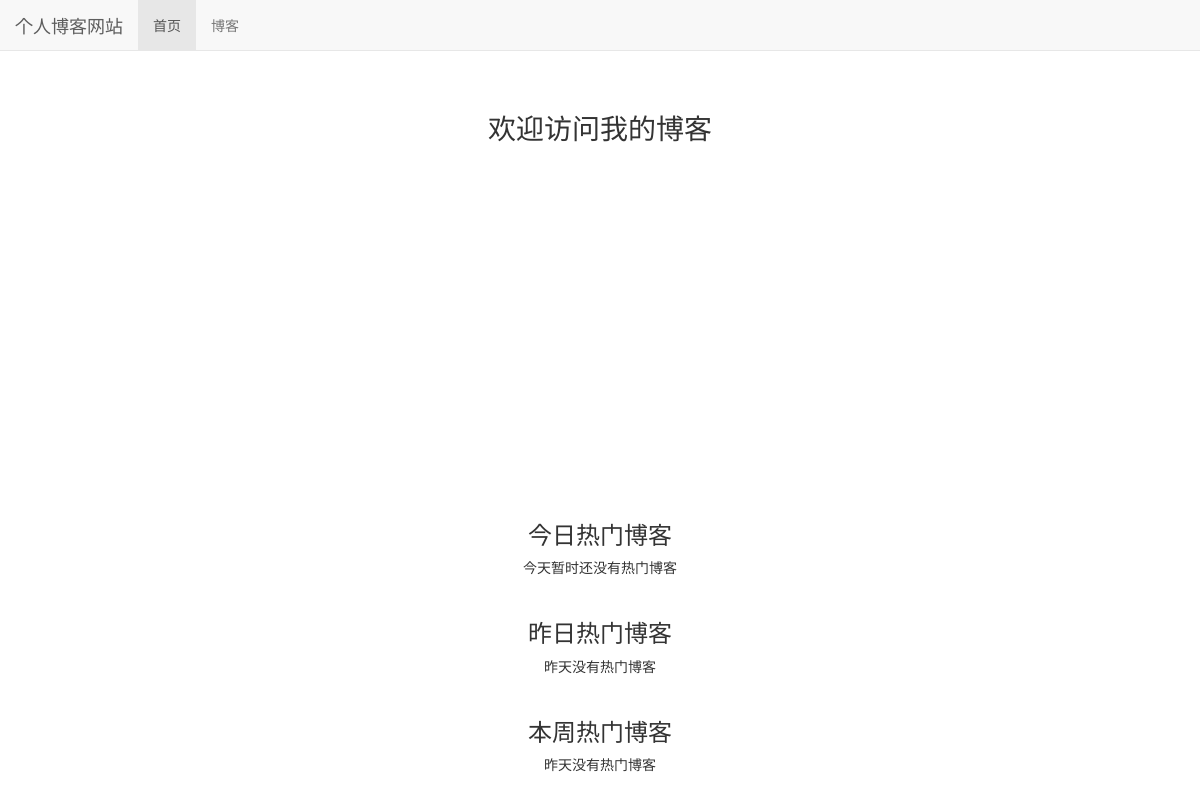
Before: / with the older database file.
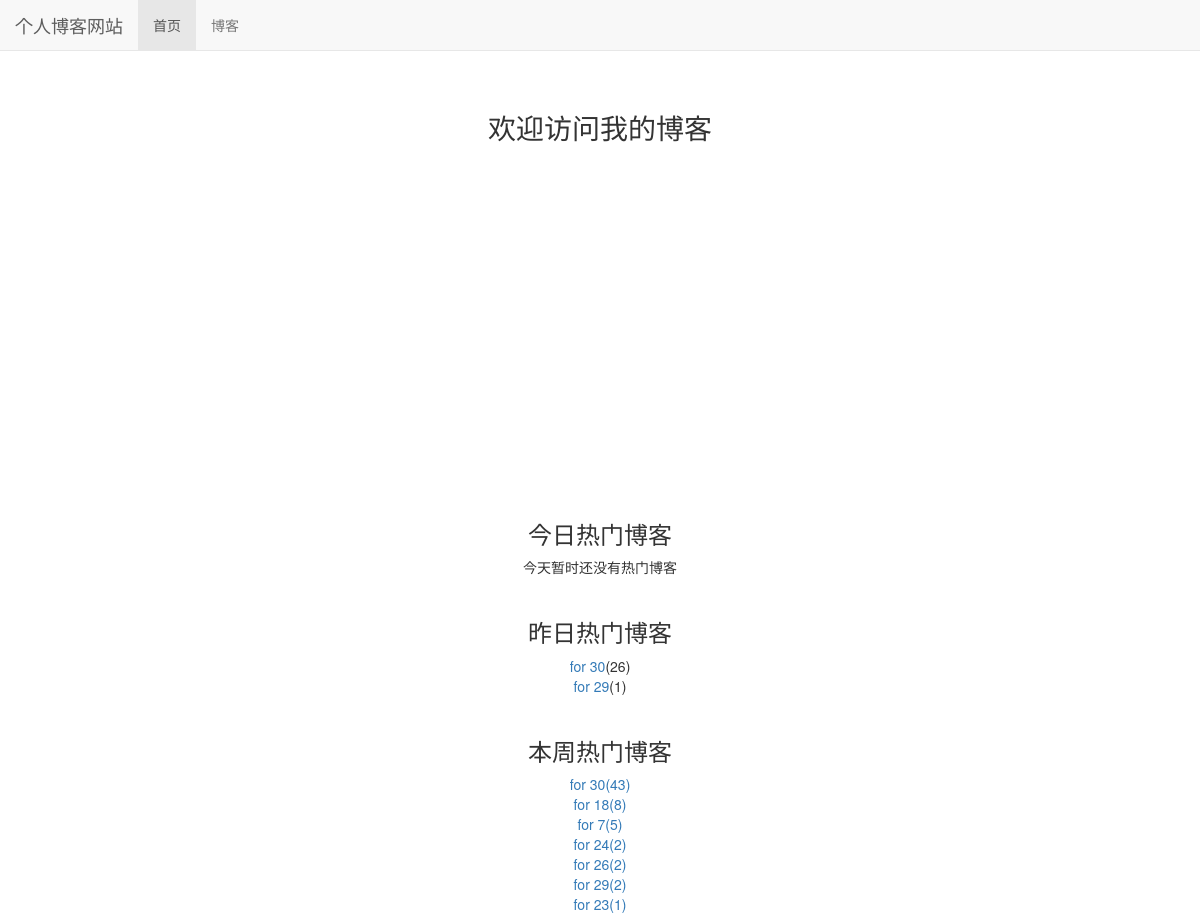
After: the same page with the newer database file.
### read_statistics/models.py (models this page shows)
class ReadDetail(models.Model):
    date = models.DateField(default=timezone.now)
    read_num = models.IntegerField(default=0)
    content_type = models.ForeignKey(ContentType, on_delete=models.DO_NOTHING)
    object_id = models.PositiveIntegerField()
    content_object = GenericForeignKey('content_type', 'object_id')

### blog/models.py (models this page shows, shortened)
class Blog(models.Model, ReadNumExpandMethod):
    title = models.CharField(max_length=128)
    content = MDTextField()
    author = models.ForeignKey(User, on_delete=models.DO_NOTHING)
    read_details = GenericRelation(ReadDetail)
    created_time = models.DateTimeField(auto_now_add=True)
    last_updated_time = models.DateTimeField(auto_now=True)
    blog_type = models.ForeignKey(BlogType,on_delete=models.DO_NOTHING)
    class Meta:
        ordering = ['-created_time']

### myblog/views.py (the view)
# urls.py: path('', index,name='index'),
def index(request):
    blog_content_type = ContentType.objects.get_for_model(Blog)
    dates, read_nums = get_seven_days_read_data(blog_content_type)
    today_hot_data = get_today_hot_data(blog_content_type)
    yesterday_hot_data = get_yesterday_hot_data(blog_content_type)
    seven_hot_data = cache.get('seven_hot_data')
    if seven_hot_data is None:
        seven_hot_data = get_7_days_hot_blogs()
        cache.set('seven_hot_data',seven_hot_data, 3600)
    return render_to_response('index.html', locals())

### myblog/views.py (called while the page is built)
def get_7_days_hot_blogs():
    today = timezone.now().date()
    date = today - datetime.timedelta(days=7)
    blogs = Blog.objects.filter(read_details__date__lt=today, read_details__date__gte=date)\
                        .values('id', 'title')\
                        .annotate(read_num_sum=Sum('read_details__read_num'))\
                        .order_by('-read_num_sum')
    return blogs[:7]

### read_statistics/utils.py (called while the page is built)
def get_seven_days_read_data(content_type):
    today = timezone.now().date()
    read_nums = []
    dates = []
    for i in range(7, 0, -1):
        date = today - datetime.timedelta(days=i-1)
        dates.append(date.strftime('%m/%d'))
        read_detail = ReadDetail.objects.filter(content_type=content_type, date=date)
        result = read_detail.aggregate(read_num_sum=Sum('read_num'))
        read_nums.append(result['read_num_sum'] or 0)
    return dates, read_nums

def get_today_hot_data(content_type):
    today = timezone.now().date()
    read_details = ReadDetail.objects.filter(content_type=content_type, date=today).order_by('-read_num')
    return read_details[:3]

### templates/index.html (shortened to what this page needs)
{% extends 'base.html' %}
{% block nav_index_active %}active{% endblock %}
{% block style %}
    <link rel="stylesheet" href="/static/css/index.css">
{% endblock %}
{% block content %}
    <h3 class="home-content">欢迎访问我的博客</h3>
    <div id="container"></div>
    <div class="hot-data">
        <h3>今日热门博客</h3>
        <ul>
            {% for hot_data  in today_hot_data %}
                <li><a href="{% url 'blog_detail' hot_data.content_object.pk %}">{{ hot_data.content_object.title }}</a>({{ hot_data.read_num }})</li>
            {% empty %}
                <li>今天暂时还没有热门博客</li>
            {% endfor %}
        </ul>
    </div>
    <div class="hot-data">
        <h3>昨日热门博客</h3>
        <ul>
            {% for hot_data  in yesterday_hot_data %}
                <li><a href="{% url 'blog_detail' hot_data.content_object.pk %}">{{ hot_data.content_object.title }}</a>({{ hot_data.read_num }})</li>
            {% empty %}
                <li>昨天没有热门博客</li>
            {% endfor %}
        </ul>
    </div>
    <div class="hot-data">
        <h3>本周热门博客</h3>
        <ul>
            {% for hot_data  in seven_hot_data %}
                <li><a href="{% url 'blog_detail' hot_data.id %}">{{ hot_data.title }}({{ hot_data.read_num_sum }})</a></li>
            {% empty %}
                <li>昨天没有热门博客</li>
            {% endfor %}
        </ul>
    </div>
{% endblock %}

Changed rows visible on the page:
added ReadDetail: content_object "for 30", read_num "26"
added ReadDetail: content_object "for 29", read_num "1"
Other visible differences:
new list line: "for 30 ( 43 )"
new list line: "for 18 ( 8 )"
new list line: "for 7 ( 5 )"
new list line: "for 24 ( 2 )"
new list line: "for 26 ( 2 )"
new list line: "for 29 ( 2 )"
new list line: "for 23 ( 1 )"
text no longer shown: "昨天没有热门博客 昨天没有热门博客"
